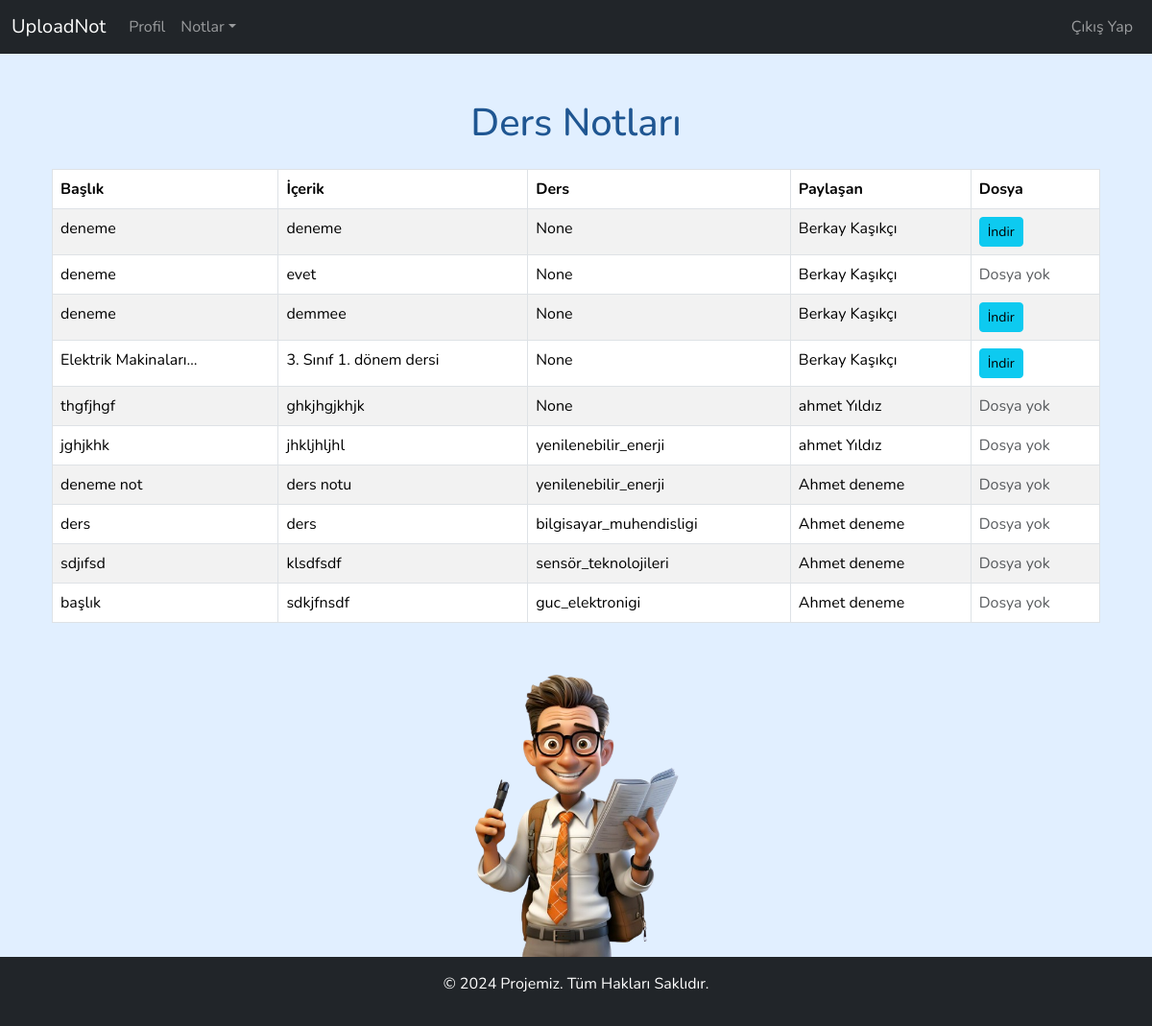
Page /paylasilan-notlar/ (signed in) on the committed database.
### notlar/models.py (models this page shows, shortened)
class Note(models.Model):
    CATEGORY_CHOICES = [
        ("genel", "Genel"),
        ("ders", "Ders"),
        ("is", "İş"),
        ("spor", "Spor"),
        ("teknoloji", "Teknoloji"),
        ("saglik", "Sağlık"),
        ("egitim", "Eğitim"),
    ]
    DERS_CHOICES = [
        ("elektrik_makinalari", "Elektrik Makineleri"),
        ("sinyaller_sistemler", "Sinyaller ve Sistemler"),
        ("devre_teorisi", "Devre Teorisi"),
        ("elektronik", "Elektronik"),
        ("kontrol_sistemleri", "Kontrol Sistemleri"),
        ("enerji_sistemleri", "Enerji Sistemleri"),
        ("elektrik_guc_sistemleri", "Elektrik Güç Sistemleri"),
        ("dijital_elektronik", "Dijital Elektronik"),
        ("mikrodenetleyiciler", "Mikrodenetleyiciler"),
        ("haberlesme_sistemleri", "Haberleşme Sistemleri"),
        ("elektromanyetik_alanlar", "Elektromanyetik Alanlar"),
        ("endustriyel_uygulamalar", "Endüstriyel Uygulamalar"),
        ("yenilenebilir_enerji", "Yenilenebilir Enerji Sistemleri"),
        ("robotik", "Robotik"),
        ("otomasyon", "Otomasyon Sistemleri"),
        ("yapay_zeka", "Yapay Zeka"),
        ("bilgisayar_muhendisligi", "Bilgisayar Mühendisliği"),
        ("sensör_teknolojileri", "Sensör Teknolojileri"),
        ("guc_elektronigi", "Güç Elektroniği"),
        ("optik_iletime", "Optik İletişim Sistemleri"),
        ("motor_kontrol", "Motor Kontrol Sistemleri"),
        ("isaret_isleme", "İşaret İşleme"),
    ]
    title = models.CharField(max_length=100)
    content = models.TextField()
    file = models.FileField(upload_to="notlar/", blank=True, null=True)
    created_at = models.DateTimeField(auto_now_add=True)
    updated_at = models.DateTimeField(auto_now=True)
    is_shared = models.BooleanField(default=False)
    kategori = models.CharField(
        max_length=50,
        choices=CATEGORY_CHOICES,
        verbose_name="Kategori",
        default="genel",
    )
    ders_kategori = models.CharField(
        max_length=50,
        choices=DERS_CHOICES,
        blank=True,
        null=True,
        verbose_name="Ders Kategori",
    )
    user = models.ForeignKey(
        User, on_delete=models.CASCADE
    )  # Kullanıcıya ilişkilendirme

### notlar/views.py (the view)
# urls.py: path("paylasilan-notlar/", views.shared_notes_view, name="shared_notes"),
def shared_notes_view(request):
    shared_notes = Note.objects.filter(is_shared=True)
    return render(request, "shared_notes.html", {"shared_notes": shared_notes})

### notlar/templates/shared_notes.html (shortened to what this page needs)
{% extends "base.html" %}
{% load static %}
{% block content %}
    <div class="container my-5">
        <h1 class="text-center mb-4" style="color: #1f5692;">Ders Notları</h1>
        <table class="table table-bordered table-striped">
            <thead class="thead-dark">
                <tr>
                    <th scope="col">Başlık</th>
                    <th scope="col">İçerik</th>
                    <th scope="col">Ders</th>
                    <th scope="col">Paylaşan</th>
                    <th scope="col">Dosya</th>
                </tr>
            </thead>
            <tbody>
                {% for not in shared_notes %}
                    <tr>
                        <td>{{ not.title|truncatechars:20 }}</td>
                        <td>{{ not.content|truncatechars:50 }}</td>
                        <td>{{ not.ders_kategori|truncatechars:50 }}</td>
                        <td>{{ not.user.first_name }} {{ not.user.last_name }}</td>
                        <td>
                            {% if not.file %}
                                <a href="{{ not.file.url }}" target="_blank" class="btn btn-info btn-sm">İndir</a>
                            {% else %}
                                <span class="text-muted">Dosya yok</span>
                            {% endif %}
                        </td>
                    </tr>
                {% empty %}
                    <tr>
                        <td colspan="4" class="text-center text-muted">Henüz paylaşılan not yok.</td>
                    </tr>
                {% endfor %}
            </tbody>
        </table>
    </div>
    <div class="d-flex justify-content-center mt-5">
        <img src="{% static 'images/shared_notes_image.png' %}"
             width="300"
             height="auto"
             alt="Paylaşılan Notlar"
             class="img-fluid rounded">
    </div>
{% endblock content %}

### notlar/static/css/style.css (style rules this page uses)
body { background-color: #e1efff !important; }
:root { --bs-font-sans-serif: 'Nunito', sans-serif !important; }

### rows in the picture
Note: title "deneme", content "deneme", ders_kategori "None", user.first_name "Berkay", user.last_name "Kaşıkçı"
Note: title "deneme", content "evet", ders_kategori "None", user.first_name "Berkay", user.last_name "Kaşıkçı", file "Dosya yok"
Note: title "deneme", content "demmee", ders_kategori "None", user.first_name "Berkay", user.last_name "Kaşıkçı"
Note: title "Elektrik Makinaları…", content "3. Sınıf 1. dönem dersi", ders_kategori "None", user.first_name "Berkay", user.last_name "Kaşıkçı"
Note: title "thgfjhgf", content "ghkjhgjkhjk", ders_kategori "None", user.first_name "ahmet", user.last_name "Yıldız", file "Dosya yok"
Note: title "jghjkhk", content "jhkljhljhl", ders_kategori "yenilenebilir_enerji", user.first_name "ahmet", user.last_name "Yıldız", file "Dosya yok"
Note: title "deneme not", content "ders notu", ders_kategori "yenilenebilir_enerji", user.first_name "Ahmet", user.last_name "deneme", file "Dosya yok"
Note: title "ders", content "ders", ders_kategori "bilgisayar_muhendisligi", user.first_name "Ahmet", user.last_name "deneme", file "Dosya yok"
Note: title "sdjıfsd", content "klsdfsdf", ders_kategori "sensör_teknolojileri", user.first_name "Ahmet", user.last_name "deneme", file "Dosya yok"
Note: title "başlık", content "sdkjfnsdf", ders_kategori "guc_elektronigi", user.first_name "Ahmet", user.last_name "deneme", file "Dosya yok"
